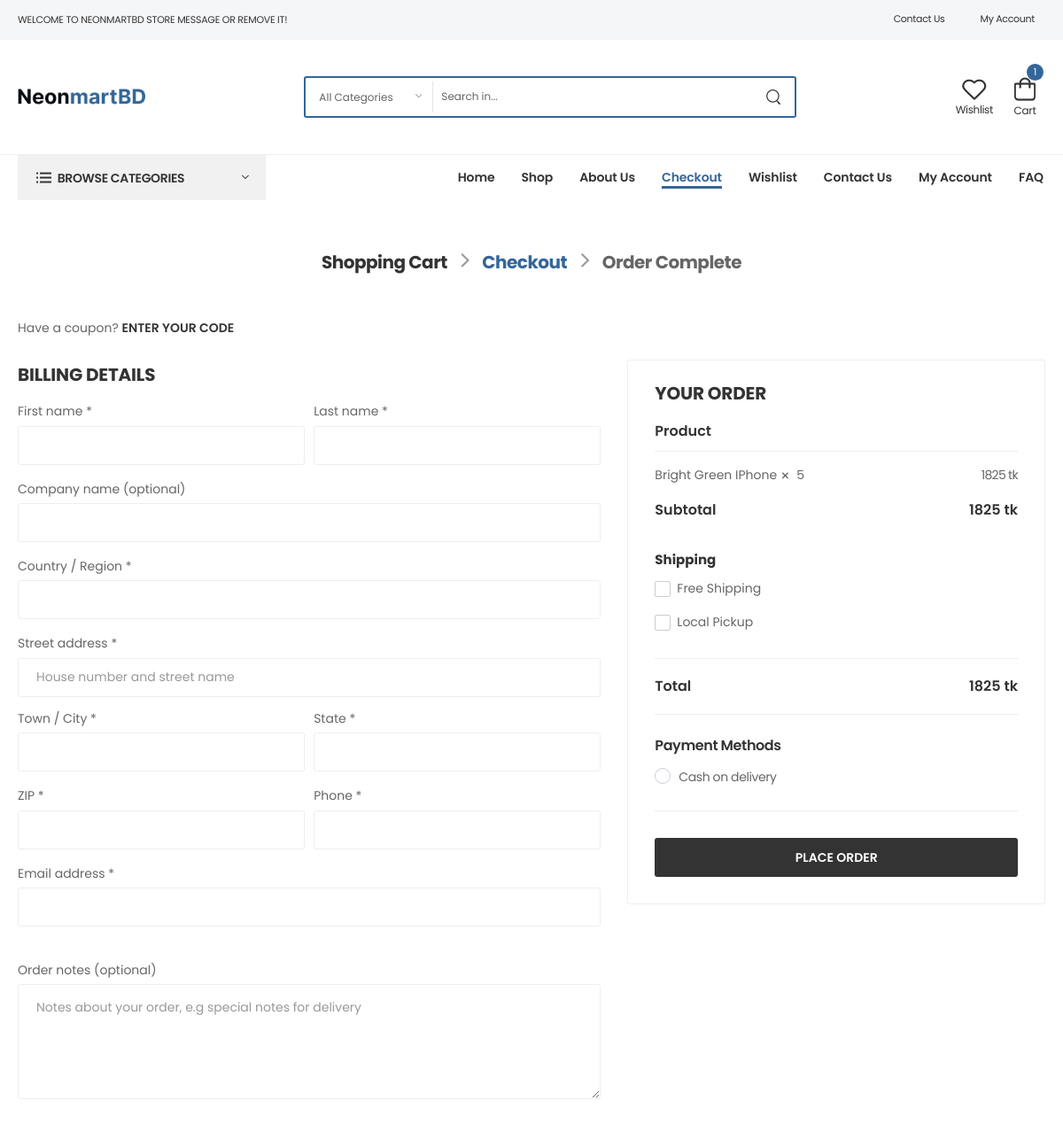
The app's page /checkout (signed in), older data.
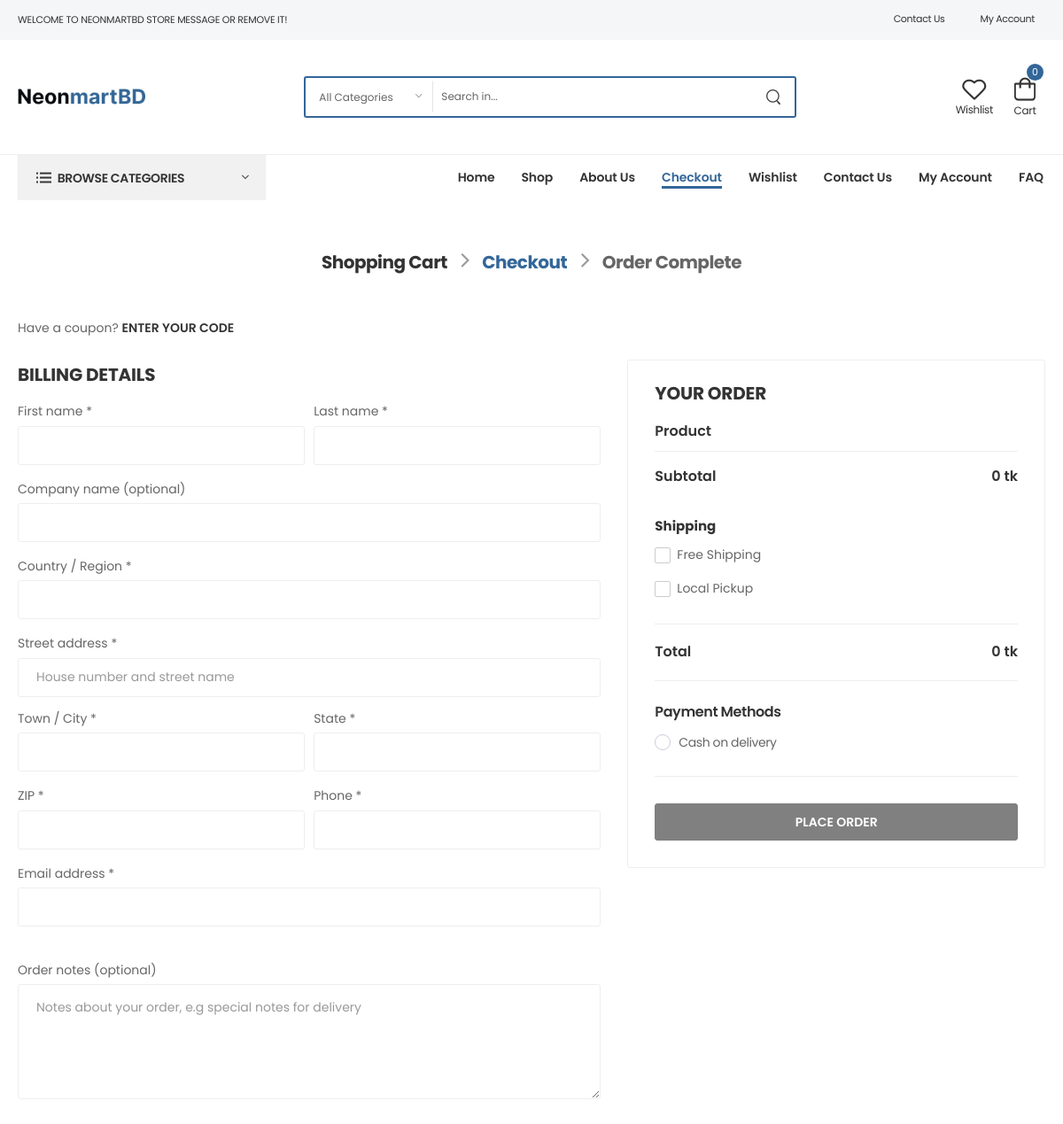
The same page, newer data.
### core/models.py (models this page shows, shortened)
class Cart(models.Model):
    user = models.ForeignKey(User, on_delete=models.CASCADE)
    product = models.ForeignKey(Products,  on_delete=models.CASCADE)
    quantity = models.PositiveIntegerField(default=1)
    def line_total(self):
        return self.quantity * self.product.price

class Products(models.Model):
    name = models.CharField(max_length=500)
    category = models.ForeignKey(Category, on_delete=models.CASCADE)
    subcategory = models.ForeignKey(SubCategory,on_delete=models.CASCADE,blank=True, null=True)
    sub_sub_category = models.ForeignKey(SubSubCategory, on_delete=models.CASCADE,blank=True, null=True)
    brand = models.ImageField(upload_to="Brand Image",default="brands/category/1.png")
    sku = models.CharField(max_length=200)
    price = models.PositiveIntegerField()
    stock_status = models.CharField(max_length=100,null=True,blank=True,default="In Stock")
    review = models.PositiveIntegerField(null=True,blank=True,default=0)
    sort_description = RichTextField()
    slug = AutoSlugField(populate_from="name", null=True, unique=True)
    description = RichTextField()
    image = models.ImageField(upload_to="Product Image")
    pdsliderimg1 = models.ImageField(upload_to="Slider Image",blank=True, null=True)
    pdsliderimg2 = models.ImageField(upload_to="Slider Image",blank=True, null=True)
    pdsliderimg3 = models.ImageField(upload_to="Slider Image",blank=True, null=True)

### core/views.py (the view, shortened to what this page needs)
# urls.py: path('checkout',checkout,name="checkout"),
def checkout(request):
    if request.user.is_authenticated:
        cart = Cart.objects.filter(user=request.user)
        subtotal = get_subTotal(cart)
        sub_sub_category = SubSubCategory.objects.all()
        sub_category = SubCategory.objects.all()
        category = Category.objects.all()
        home_garden = []
        electronics = []
        fashion = []
        furniture = []
        healthy_beauty = []
        gift_ideas = []
        toy_games = []
        cooking = []
        smart_phones = []
        cameras_photo = []
        accessories = []
        for i in sub_category:
            if i.category.filtername == "home_&_garden":
                home_garden.append(i.name)
            elif i.category.filtername == "electronics":
                electronics.append(i.name)
            elif i.category.filtername == "fashion":
                fashion.append(i.name)
            elif i.category.filtername == "furniture":
                furniture.append(i.name)
            elif i.category.filtername == "healthy_&_beauty":
                healthy_beauty.append(i.name)
            elif i.category.filtername == "gift_ideas":
                gift_ideas.append(i.name)
            elif i.category.filtername == "toy_&_games":
                toy_games.append(i.name)
            elif i.category.filtername == "cooking":
                cooking.append(i.name)
            elif i.category.filtername == "smart_phones":
                smart_phones.append(i.name)
            elif i.category.filtername == "cameras_&_photo":
                cameras_photo.append(i.name)
            elif i.category.filtername == "accessories":
                accessories.append(i.name)
        navbar = 'checkout'
        return render(request,"core/checkout.html",locals())
    else:
        return redirect("login")

### core/views.py (called while the page is built)
def get_subTotal(carts):
    cartTotals = []
    for cart in carts:
        subtotal  = cart.product.price*cart.quantity
        cartTotals.append(subtotal)
    return sum(cartTotals)

### core/templates/core/checkout.html (shortened to what the changed rows need)
{% extends "base/base.html" %}
{% load static %}
{% block body %}
<link rel="stylesheet" type="text/css" href="{% static 'assets/css/style.min.css' %}" />
<main class="main checkout">
    <div class="page-content">
        <div class="container">
            <form class="form checkout-form" action="#" method="post">
                <div class="row mb-9">
                    <div class="col-lg-5 mb-4 sticky-sidebar-wrapper">
                        <div class="order-summary-wrapper sticky-sidebar">
                            <div class="order-summary">
                                <table class="order-table">
                                    <thead>
                                        <tr>
                                            <th colspan="2">
                                                <b>Product</b>
                                            </th>
                                        </tr>
                                    </thead>
                                    <tbody>
                                        {% for cart in cart %}
                                        <tr class="bb-no">
                                            <td class="product-name">
                                                {{cart.product.name}}<i class="fas fa-times"></i>
                                                <span class="product-quantity">{{cart.quantity}}</span>
                                            </td>
                                            <td class="product-total">{{cart.line_total}} tk</td>
                                        </tr>
                                        {% endfor %}
                                        <tr class="cart-subtotal bb-no">
                                            <td>
                                                <b>{{subtotal}} tk</b>
                                            </td>
                                        </tr>
                                    </tbody>
                                    <tfoot>
                                        <tr class="order-total">
                                            <th>
                                                <b>Total</b>
                                            </th>
                                            <td>
                                                <b>{{subtotal}} tk</b>
                                            </td>
                                        </tr>
                                    </tfoot>
                                </table>
                                <div class="form-group place-order pt-6">
                                    {% if cart %}
                                        <button type="submit" class="btn btn-dark btn-block btn-rounded" >
                                            Place Order
                                        </button>
                                    {% else %}
                                        <button type="submit" class="btn btn-dark btn-block btn-rounded" style="background:grey;border:1px solid grey;" disabled>
                                                Place Order
                                            </button>
                                    {% endif %}
                                </div>
                            </div>
                        </div>
                    </div>
                </div>
            </form>
        </div>
    </div>
</main>
{% endblock body %}

Row changes from the older to the newer data that the page shows:
removed Cart: product.name "Bright Green IPhone", quantity "5", line_total "1825"
Text that changed along with them:
{{ cart|length }}: "1" → "0"
{{ subtotal }}: "1825" → "0"
